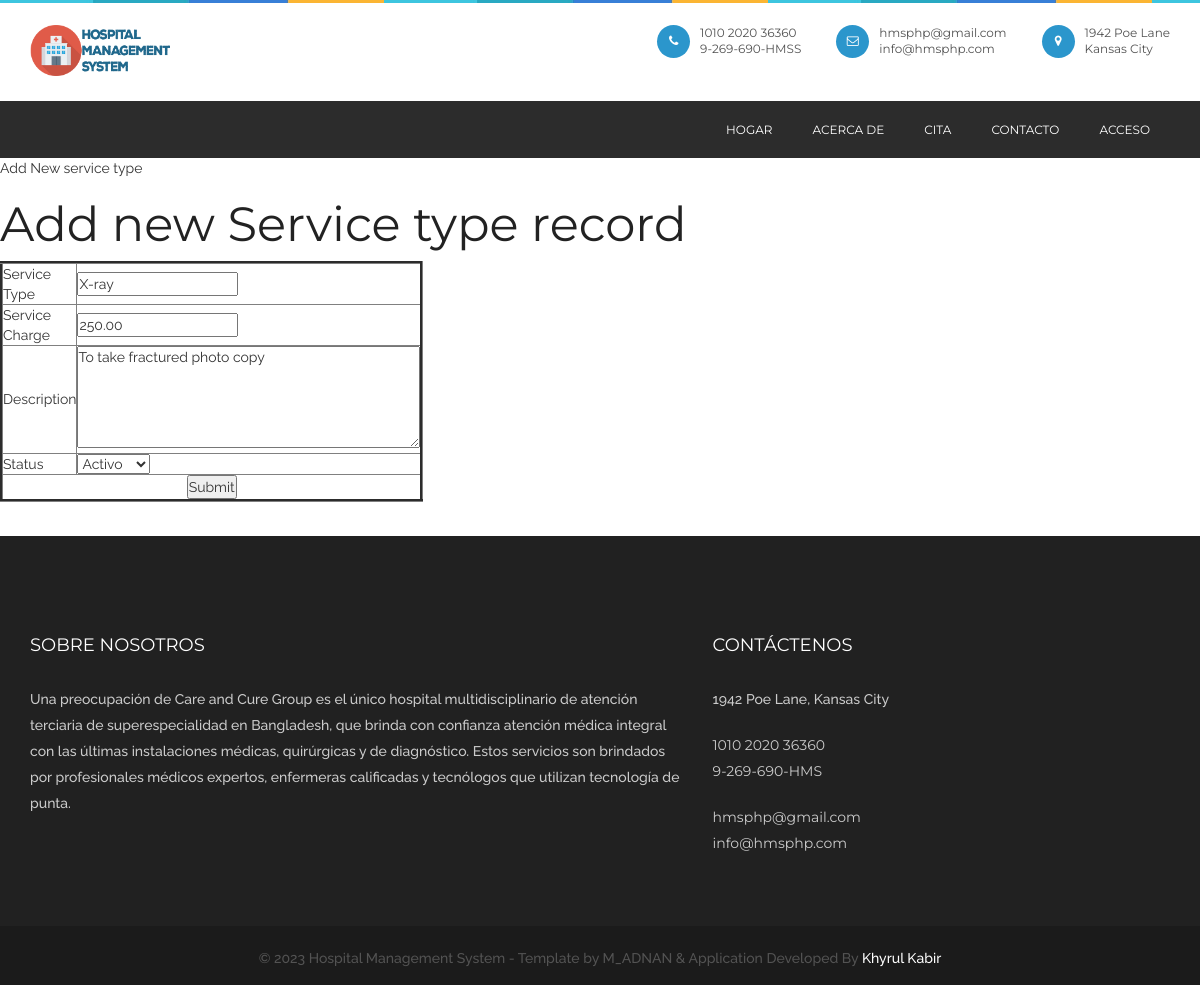
The app's page /servicetype.php?editid=10 with its own data.
### tables this page shows
CREATE TABLE `service_type` (
  `service_type_id` int(10) NOT NULL,
  `service_type` varchar(100) NOT NULL,
  `servicecharge` float(10,2) NOT NULL,
  `description` text NOT NULL,
  `status` varchar(10) NOT NULL
);

### servicetype.php (the view, shortened to what this page needs)
<?php
include("header.php");
include("dbconnection.php");
if(isset($_GET['editid']))
{
	$sql="SELECT * FROM service_type WHERE service_type_id='$_GET[editid]' ";
	$qsql = mysqli_query($con,$sql);
	$rsedit = mysqli_fetch_array($qsql);
}
?>
<div class="wrapper col2">
  <div id="breadcrumb">
    <ul>
      <li class="first">Add New service type</li></ul>
  </div>
</div>
<div class="wrapper col4">
  <div id="container">
    <h1>Add new Service type record</h1>
    <form method="post" action="" name="frmserv" onSubmit="return validateform()">
    <table width="200" border="3">
      <tbody>
        <tr>
          <td width="34%">Service Type</td>
          <td width="66%"><input type="text" name="servicetype" id="servicetype" value="<?php echo $rsedit['service_type']; ?>" /></td>
        </tr>
        <tr>
          <td>Service Charge</td>
          <td><input type="text" name="servicecharge" id="servicecharge"  value="<?php echo $rsedit['servicecharge']; ?>" /></td>
        </tr>
        <tr>
          <td>Description</td>
          <td><textarea name="textarea" id="textarea" cols="45" rows="5"><?php echo $rsedit['description'] ; ?></textarea></td>
        </tr>
        <tr>
          <td>Status</td>
          <td><select name="select" id="select">
          <?php
		  $arr = array("Activo","Inactivo");
		  foreach($arr as $val)
		  {
			 if($val == $rsedit['status'])
			  {
			  echo "<option value='$val' selected>$val</option>";
			  }
			  else
			  {
				  echo "<option value='$val'>$val</option>";
			  }
		  }
		  ?>
           </select></td>
        </tr>
        <tr>
          <td colspan="2" align="center"><input type="submit" name="submit" id="submit" value="Submit" /></td>
        </tr>
      </tbody>
    </table>
    </form>
    <p>&nbsp;</p>
  </div>
</div>
<?php
include("footer.php");
?>

### css/style.css (style rules this page uses)
* { margin: 0px; padding: 0px; }
body { background: #fff; font-weight: normal; position: relative; font-size: 14px; font-family: "Raleway", sans-serif; }
h1, h2, h3, h4, h5, h6 { font-weight: normal; color: #222222; font-family: "Montserrat", sans-serif; }
h1 { font-size: 48px; }
p { color: #535353; font-size: 14px; letter-spacing: 0px; line-height: 24px; font-weight: 500; text-rendering: optimizeLegibility; }

### records on screen
service_type: servicetype "X-ray", servicecharge "250.00", textarea "To take fractured photo copy", select "Activo"
